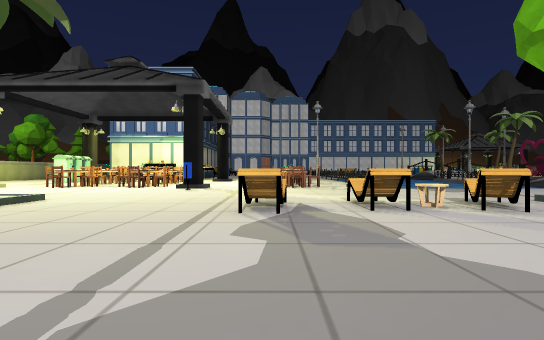
[1] (above)

23 first-person views from a walk through a scene from a Unity 3-D project. The camera is 1.2 m above the floor, looks level and sees 80° across. The floor is counted in squares, 2 m on a side. Each view is taken from the middle of a square. On the plan, view 1 faces up. The plan holds only what a view shows up to about 10 squares ahead; the rest is blank. The place goes on beyond the plan. The player is left out. Some surface patterns are stand-ins.

[2]
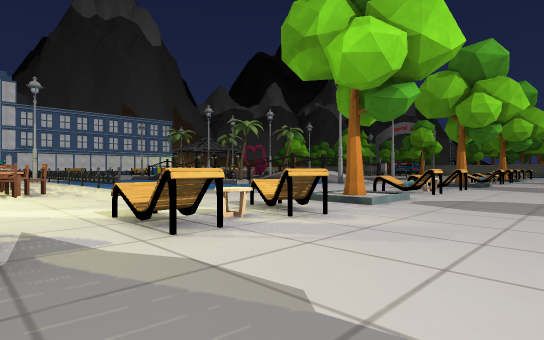

[3]
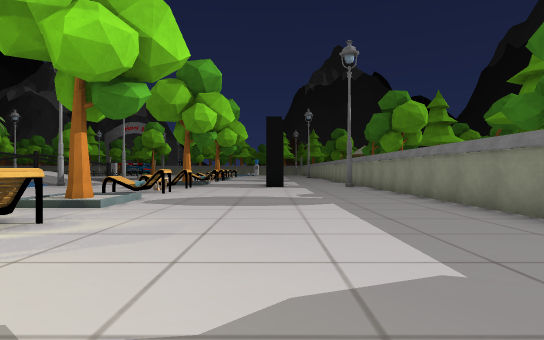

[4]
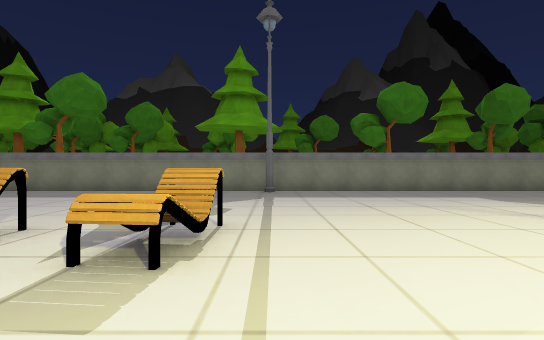

[5]
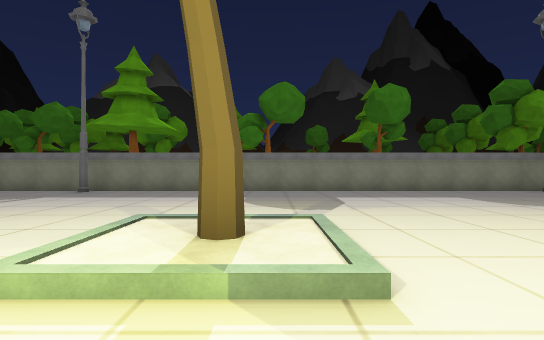

[6]
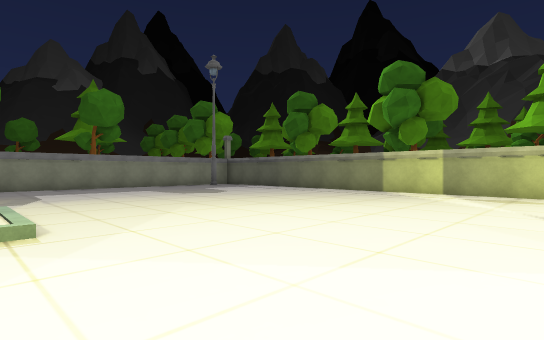

[7]
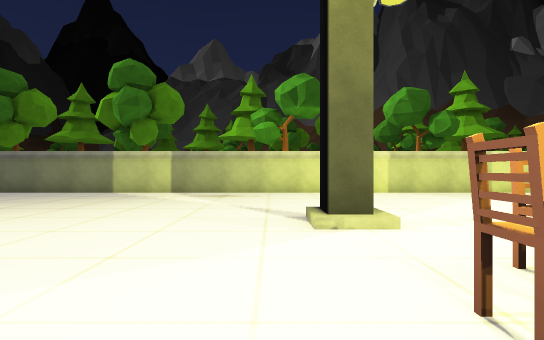

[8]
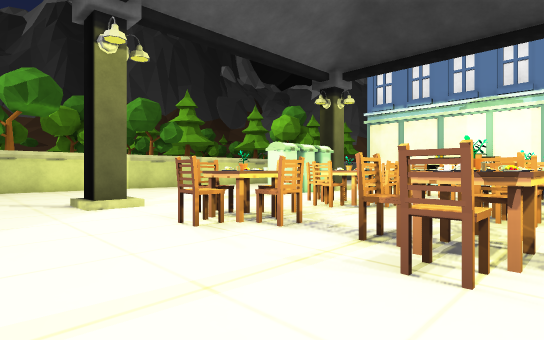

[9]
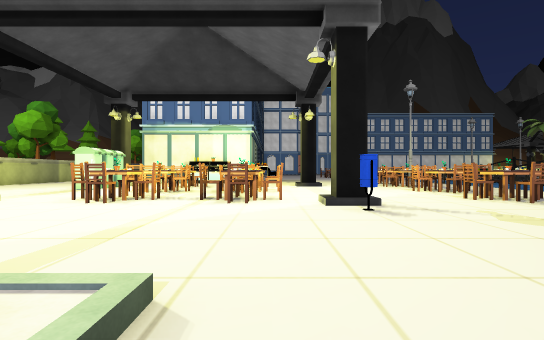

[10]
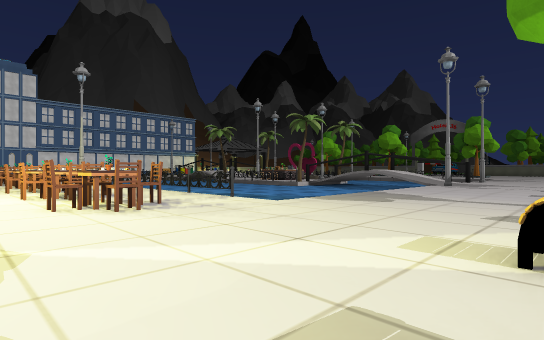

[11]
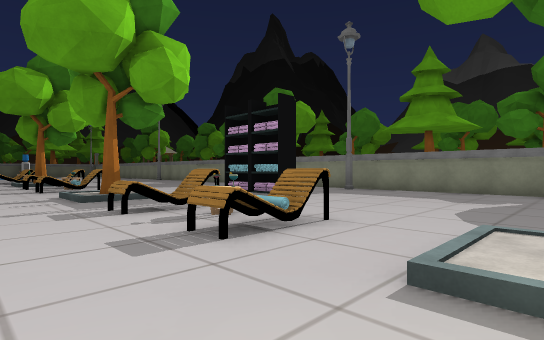

[12]
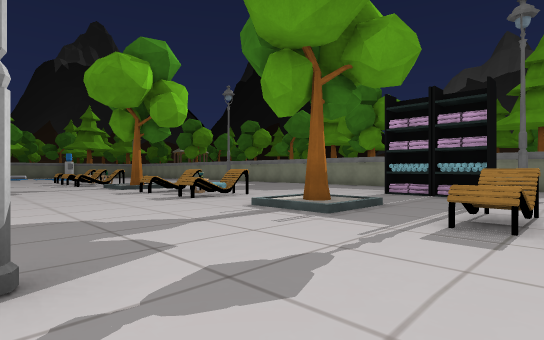

[13]
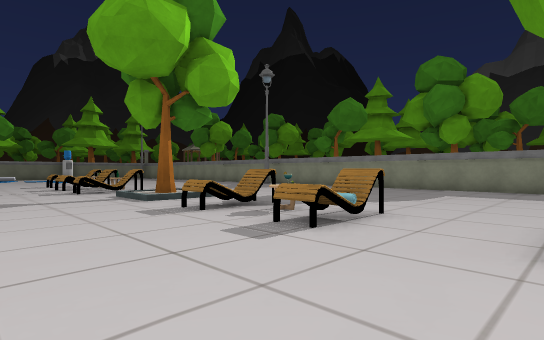

[14]
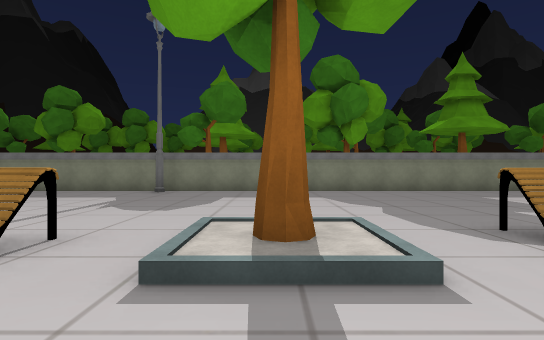

[15]
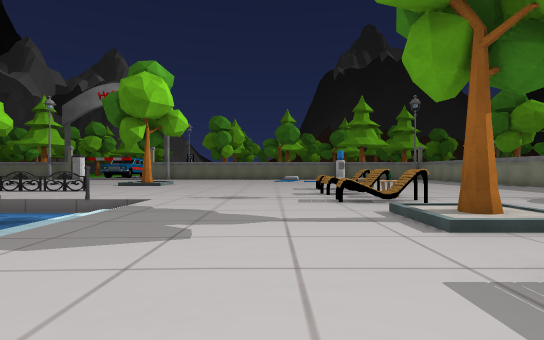

[16]
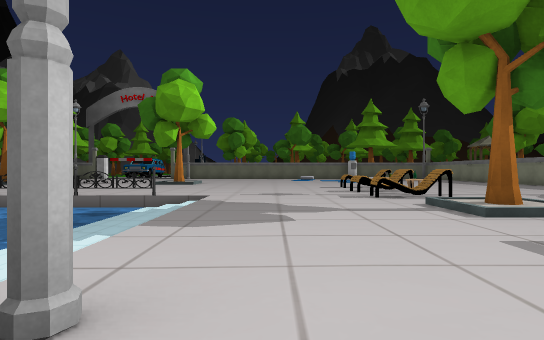

[17]
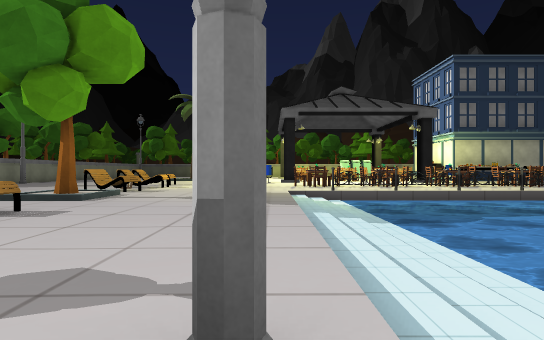

[18]
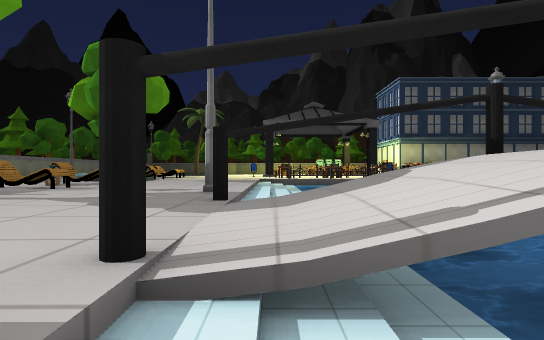

[19]
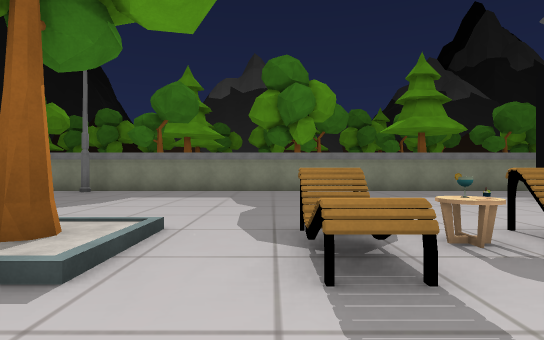

[20]
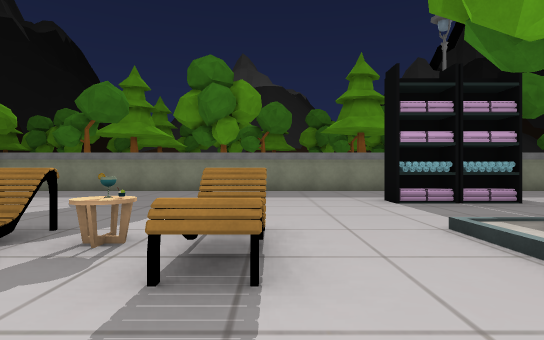

[21]
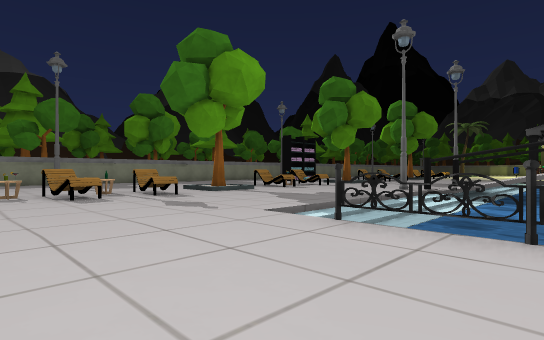

[22]
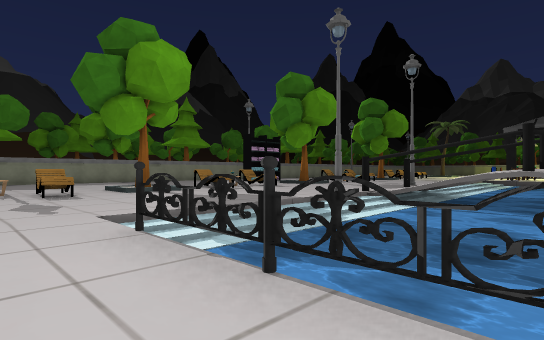

[23]
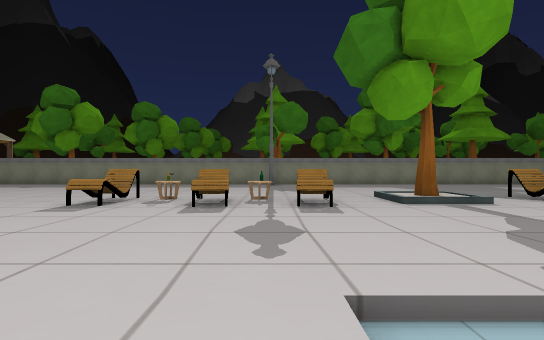

### Floor plan
Key: @ floor where view 1 was taken; # wall or solid block; . main floor; : floor 0.25 m higher than the main floor; + floor 0.5 m higher than the main floor; * floor 1 m higher than the main floor; / step, stairs or slope; ~ water the walk can cross; ≈ water the walk keeps out of; O other object.
Columns run from 15 left of view 1 to 27 right of it. Each row starts with its distance up from view 1.
 15 #. ..O..O.OO. ..O..O≈≈≈      #     ≈≈≈≈....
 14 #......O .  . .O ..O≈≈≈≈≈   ≈#  ≈≈≈≈≈≈≈....
 13 #............ .....O~~~~~~  ~*≈*~~~~~~~O...
 12 #......OOOOOO..OO..~~~~~~~~ ~#/ ~~~~~~~....
 11 #....#..O.O.#..OO..///////// //////////....
 10 #...........O..............#.#..#..........
  9 #..........................................
  8 #..........................................
  7 #..........................................
  6 #........O:....O.O.O.O..O.O.O/.O.O..O.+.O.O
  5 #........O:....O.OOO.O..OOO.O/.OOO..O.OOOOO
  4 #......................................O.O.
  3 #..........................................
  2    ........................OO..............
  1    ........................................
  0   .............@...........................
 -1   ........................##...............
 -2  ##########################################

Where each view was taken, in squares from view 1:
view 1: 0 up, 0 right, facing up
view 2: 2 up, 0 right, facing up-right
view 3: 2 up, 0 right, facing right
view 4: 8 up, 1 left, facing down
view 5: 8 up, 6 left, facing down
view 6: 10 up, 6 left, facing down-left
view 7: 10 up, 6 left, facing left
view 8: 9 up, 4 left, facing up-left
view 9: 5 up, 4 left, facing up
view 10: 6 up, 1 left, facing up-right
view 11: 8 up, 6 right, facing down-right
view 12: 10 up, 10 right, facing down-right
view 13: 9 up, 14 right, facing down-right
view 14: 8 up, 21 right, facing down
view 15: 8 up, 17 right, facing right
view 16: 9 up, 16 right, facing right
view 17: 10 up, 13 right, facing left
view 18: 11 up, 18 right, facing left
view 19: 8 up, 19 right, facing down
view 20: 8 up, 16 right, facing down
view 21: 14 up, 27 right, facing down-left
view 22: 15 up, 25 right, facing down-left
view 23: 12 up, 24 right, facing down
